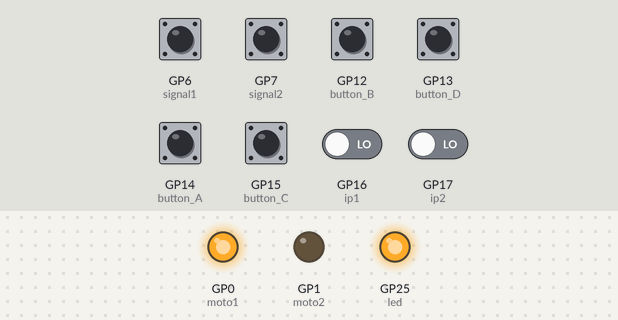
The program below on a simulated Raspberry Pi Pico running MicroPython. On the bench: output pins drawn as LEDs (lit = HIGH). The test bench sets the inputs (shaded band); at power-on: GP6 (signal1), GP7 (signal2) HIGH, GP12 (button_B), GP13 (button_D), GP14 (button_A), GP15 (button_C), GP16 (ip1), GP17 (ip2) LOW. What the program prints to the serial console is not drawn.

Above: at 1.2 s.
1.3 s: GP12 (button_B) pulled HIGH for 1 s
3.8 s: GP13 (button_D) pulled HIGH for 1 s
At 5.6 s:
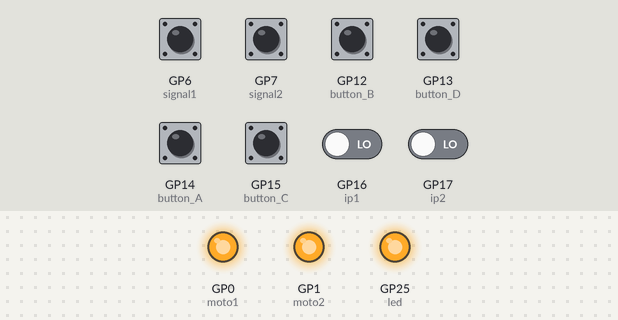
6.3 s: GP14 (button_A) pulled HIGH for 1 s
At 8.3 s:
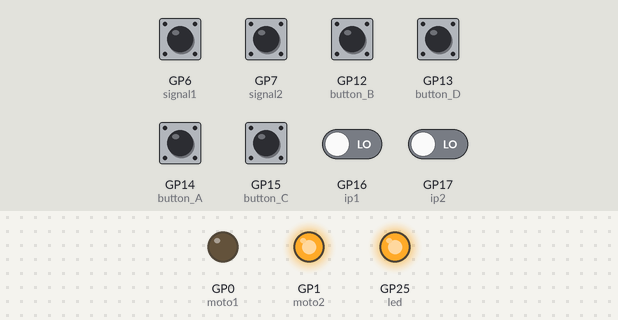
8.9 s: GP6 (signal1) pulled LOW for 0.15 s
At 10.0 s:
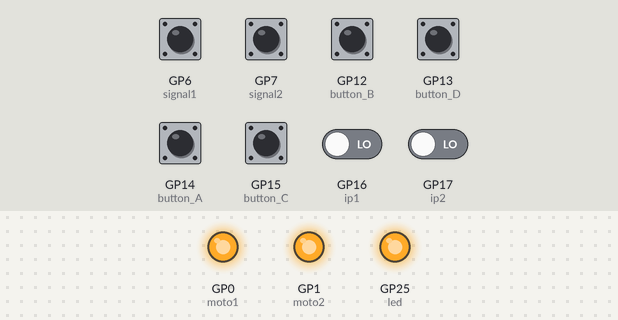
Timing chart, 0 to 11.9 s (numbered marks = the images above; inputs shaded):
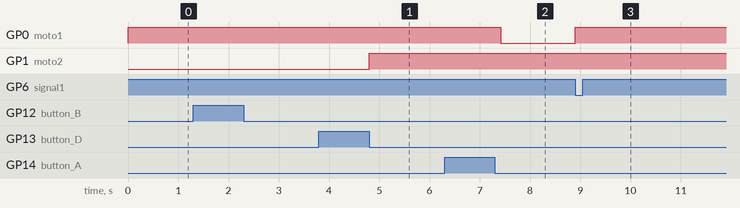

The program:

20211229.py
```python
from machine import Pin,Timer
import time
led=Pin(25,Pin.OUT)
button_A=Pin(14,Pin.IN,Pin.PULL_DOWN)
button_B=Pin(12,Pin.IN,Pin.PULL_DOWN)
button_C=Pin(15,Pin.IN,Pin.PULL_DOWN)
button_D=Pin(13,Pin.IN,Pin.PULL_DOWN)
moto1=Pin(0,Pin.OUT)
moto2=Pin(1,Pin.OUT)
# moto1=Pin(2,Pin.OUT)
# em2=Pin(3,Pin.OUT)
signal1=Pin(6,Pin.IN,Pin.PULL_UP)
signal2=Pin(7,Pin.IN,Pin.PULL_UP)
ip1=Pin(16,Pin.IN,Pin.PULL_DOWN)
ip2=Pin(17,Pin.IN,Pin.PULL_DOWN)
def shutdown_1(ip1):
    print('recv req1')
    global req1
    req1+=1
    moto1.value(1)

def shutdown_2(signal1):
    print('中断触发')
    global req2,num
    req2+=1
    print('中断触发',req2)
    moto1.value(1)
def shutdown_3(ip2):
    print('recv req1')
    global req3
    req1+=1
    moto2.value(1)

def shutdown_4(signal2):
    print('中断触发')
    global req4,num2
    req2+=1
    print('中断触发',req2)
    moto2.value(1)

if __name__=='__main__':
    led.value(1)
    moto1.value(1)
    moto1.value(1)
    main_cnt=0
    old_key1=0
    old_key2=0
    start_mode=0
    t1=0
    t2=0
    global req1,req2,num1,req3,req4,num2
    req1=0
    req2=0
    num=0
    req3=0
    req4=0
    num2=0
    while True:
        #ip.irq(shutdown_1, Pin.IRQ_RISING)
        signal1.irq(shutdown_2, Pin.IRQ_FALLING)
        signal2.irq(shutdown_4, Pin.IRQ_FALLING)
        main_cnt+=1
        time.sleep(0.001)
        if main_cnt%300==0:
            key1=button_A.value()*10+button_B.value()
            if key1!=old_key1:
                print('old_key1=',old_key1)
            if key1==0 and old_key1==10:
               print("A")
               moto1.value(0)
               main_cnt=0
               start_mode=1
               #time.sleep(0.02)
            old_key1=key1
            key2=button_C.value()*10+button_D.value()
            if key2!=old_key2:
                print('old_key2=',old_key2)
            if key2==0 and old_key2==10:
               print("C")
               moto2.value(0)
               main_cnt=0
               start_mode=3
               #time.sleep(0.02)
            old_key2=key2
        if button_B.value():
            moto1.value(0)
            time.sleep(0.0005)
            moto1.value(1)
            start_mode=2
            #print('old_key=',old_key)
            #print("-")

        if button_D.value():
            moto2.value(0)
            time.sleep(0.0005)
            moto2.value(1)
            start_mode=4
            #print('old_key=',old_key)
            #print("-")
        if ip1.value()==1:
            req2=0
            print("recv ip1")

            if not moto1.value():
                moto1.value(1)
                '''
        if ip.value()==1 and not moto1.value():
            print("rcv")
            moto1.value(1)
                '''
            while True:
                t+=1
                req2=0
                moto1.value(0)
                time.sleep(0.005)
                moto1.value(1)
                time.sleep(0.4)
                print('t=',t)

                if req2:
                    print('中断触发了',req2,'次')
                    req2=0
                    t=0
                    break
                '''
                if signal.value()==0 :
                    t=0
                    print('stop')
                    moto1.value(1)
                    break
                '''
        if signal1.value()==0 and start_mode==2:
            moto1.value(1)
        #if button_C.value()==1:
        if ip2.value()==1:
            req4=0
            print("recv ip")
            if not moto2.value():
                moto2.value(1)
                '''
        if ip.value()==1 and not moto1.value():
            print("rcv")
            moto1.value(1)
                '''
            while True:
                t+=1
                req4=0
                moto2.value(0)
                time.sleep(0.005)
                moto2.value(1)
                time.sleep(0.4)
                print('t=',t)

                if req4:
                    print('中断触发了',req4,'次')
                    req4=0
                    t=0
                    break
                '''
                if signal.value()==0 :
                    t=0
                    print('stop')
                    moto1.value(1)
                    break
                '''
        if signal2.value()==0 and start_mode==4:
            moto1.value(1)
```

Measured:
- after the input at 3.8 s, GP1 (moto2): LOW → HIGH after 1.0 s
- after the input at 6.3 s, GP0 (moto1): HIGH → LOW after 1.1 s
- after the input at 8.9 s, GP0 (moto1): LOW → HIGH at once
